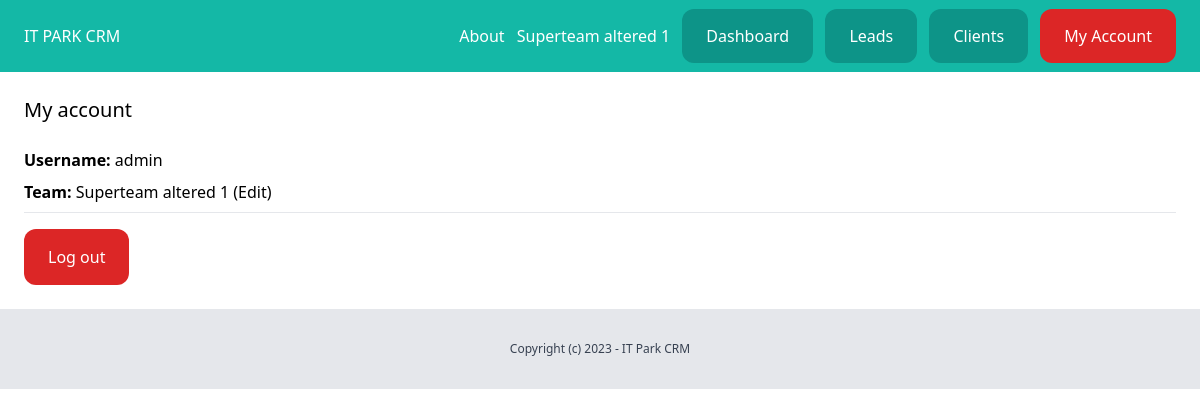
Page /dashboard/myaccount/ (signed in) on the earlier database version.
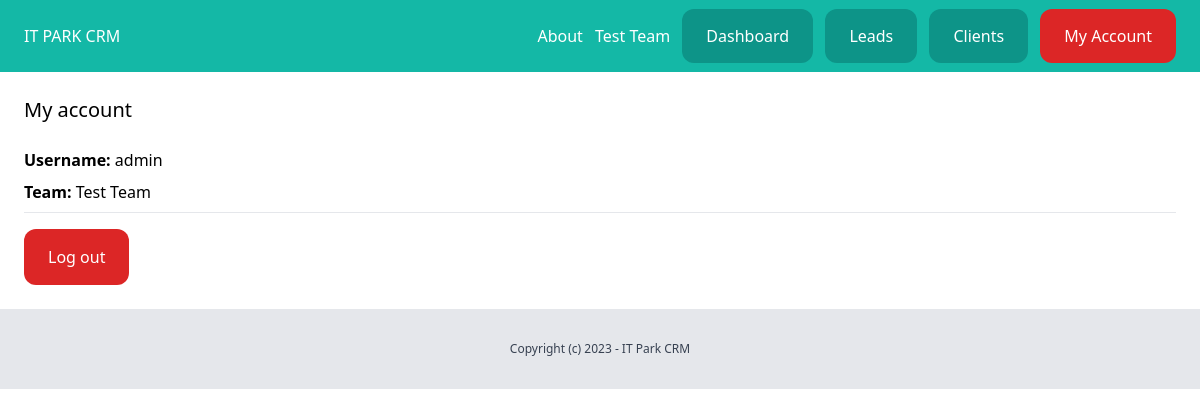
Same page on the later database version.
### team/models.py (models this page shows, shortened)
class Team(models.Model):
    plan = models.ForeignKey(Plan, related_name='teams', blank=True, null=True, on_delete=models.CASCADE)
    name = models.CharField(max_length=100)
    members = models.ManyToManyField(User, related_name='teams')
    created_by = models.ForeignKey(User, related_name='created_teams', on_delete=models.CASCADE)
    created_at = models.DateTimeField(auto_now_add=True)

### userprofile/views.py (the view)
# urls.py: path('myaccount/', views.myaccount, name='myaccount'),
@login_required
def myaccount(request):
    return render(request, 'userprofile/myaccount.html')

### team/context_processors.py (called while the page is built)
def active_team(request):
    if request.user.is_authenticated:
        active_team = request.user.userprofile.get_active_team()
        if not active_team:
            active_team = Team.objects.filter(created_by=request.user)[0]
    else:
        active_team = None
    return {'active_team': active_team}

### userprofile/models.py (called while the page is built)
    def get_active_team(self):
        if self.active_team:
            return self.active_team
        else:
            return Team.objects.filter(members__in=[self.user.id]).first()

### userprofile/templates/userprofile/myaccount.html (shortened to what this page needs)
{% extends 'core/base.html' %}
{% block content %}
<div class="py-6 px-6">
    <h1 class="mb-6 text-xl">My account</h1>
    <p class="mb-2">
        <strong>Username: </strong>{{ request.user.username }}
    </p>
    <p class="mb-2">
        {% if active_team %}
            <strong>Team: </strong><a href="{% url 'team:detail' active_team.id %}">{{ active_team.name }}</a>
            {% if active_team.created_by == request.user %}
                <a href="{% url 'team:edit' active_team.id %}">(Edit)</a>
            {% endif %}
        {% else %}
            <a href="{% url 'team:list' %}">Select team</a>
        {% endif %}
    </p>
    <hr class="mb-4">
    <a href="{% url 'logout' %}" class="inline-block py-4 px-6 bg-red-600 rounded-xl text-white">Log out</a>
</div>
{% endblock %}

### core/templates/core/base.html (shortened to what this page needs)
{% load static %}
<!DOCTYPE html>
<html>
<head>
  <link rel="stylesheet" href="{% static 'main.min.css' %}">
</head>
<body>
  <nav class="py-6 px-6 flex justify-between bg-teal-500">
        <a href="/" class="text-white">IT PARK CRM </a>
        <div class="space-x-2">
            <a href="{% url 'about' %}" class="text-white">About</a>
            {% if request.user.is_authenticated %}
                <a href="{% url 'team:detail'  active_team.id  %}" class="text-white">{{ active_team.name }}</a>
                <a href="{% url 'dashboard:index' %}" class="py-4 px-6 bg-teal-600 rounded-xl text-white">Dashboard</a>
                <a href="{% url 'leads:list' %}" class="py-4 px-6 bg-teal-600 rounded-xl text-white">Leads</a>
                <a href="{% url 'clients:list' %}" class="py-4 px-6 bg-teal-600 rounded-xl text-white">Clients</a>
                <a href="{% url 'userprofile:myaccount' %}" class="py-4 px-6 bg-red-600 rounded-xl text-white">My Account</a>
            {% else %}
                <a href="{% url 'login' %}" class="py-4 px-6 bg-teal-600 rounded-xl text-white">Log In</a>
                <a href="{% url 'userprofile:signup' %}" class="py-4 px-6 bg-teal-400 rounded-xl text-white">Sign Up</a>
            {% endif %}
        </div>
  </nav>
  {% block content %}
  {% endblock %}
  <footer class="py-8 text-center bg-gray-200">
    <p class="text-xs text-gray-700">Copyright (c) 2023 - IT Park CRM</p>
  </footer>
</body>
</html>

Differences in the rows shown:
no longer on this page (row unchanged): Team: name "Superteam altered 1"
added Team: name "Test Team"
Other differences:
text no longer shown: "(Edit)"
